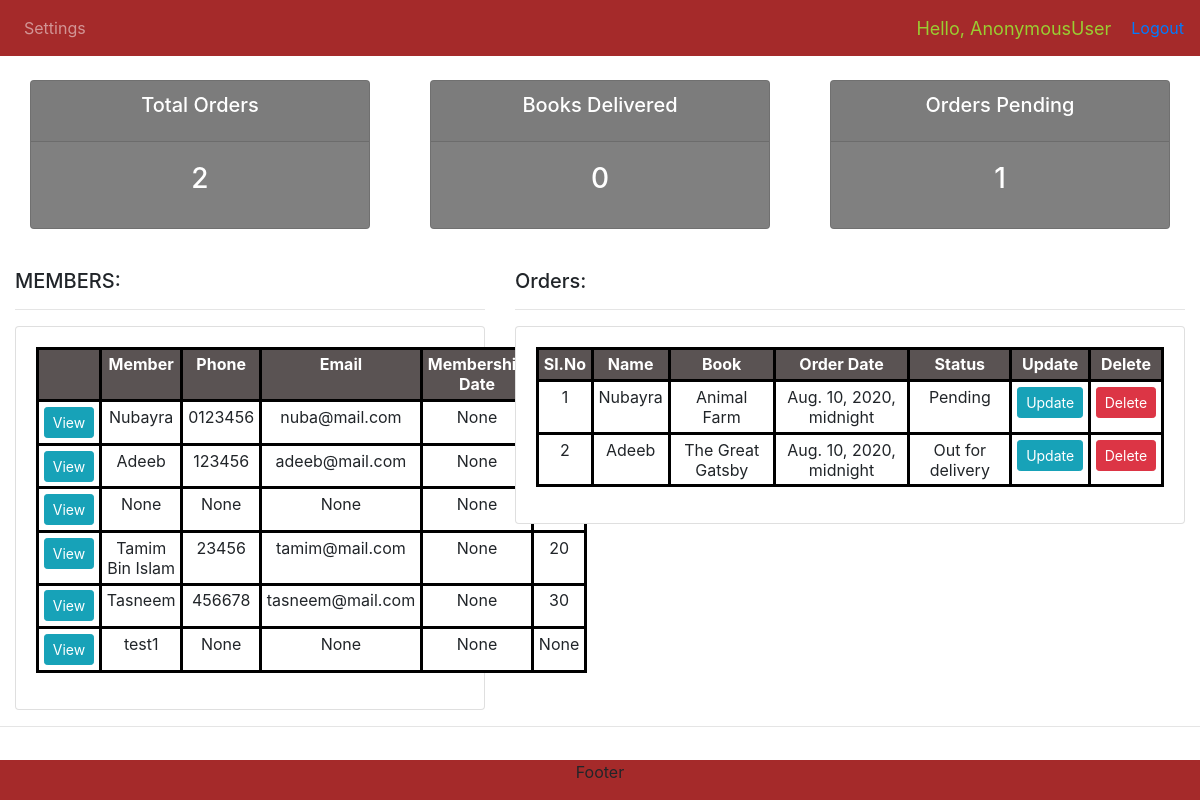
The app's page /, older data.
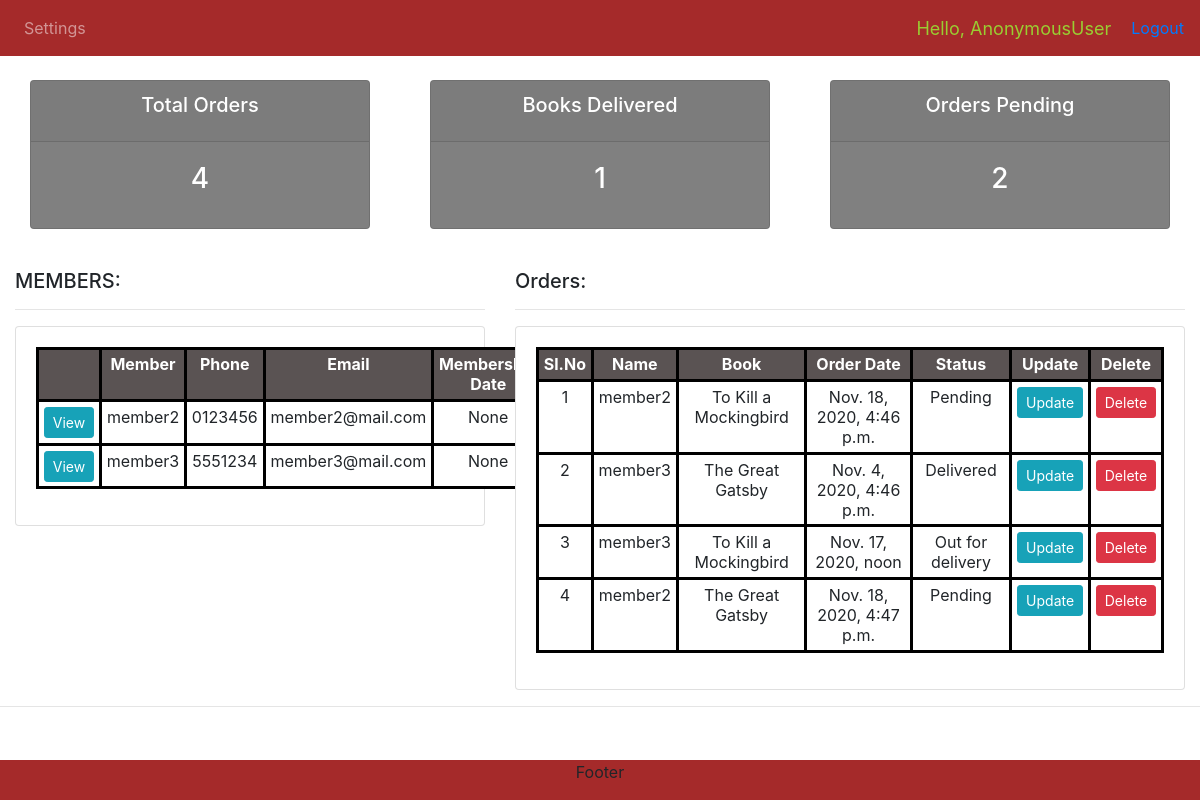
The same page, newer data.
### library/models.py (models this page shows, shortened)
class Member(models.Model):
    user = models.OneToOneField(
        User, blank=True, null=True, on_delete=models.CASCADE)
    name = models.CharField(max_length=200, null=True)
    phone = models.CharField(max_length=200, null=True)
    email = models.CharField(max_length=200, null=True)
    date_of_membership = models.DateTimeField(
        auto_now=False, null=True)
    age = models.CharField(max_length=200, null=True)
    profile_pic = models.ImageField(
        default="profile1.png", null=True, blank=True)

class BookOrder(models.Model):
    STATUS = (
        ('Pending', 'Pending'),
        ('Out for delivery', 'Out for delivery'),
        ('Delivered', 'Delivered'),
    )
    member = models.ForeignKey(Member, null=True, on_delete=models.SET_NULL)
    book = models.ForeignKey(Book, null=True, on_delete=models.SET_NULL)
    order_date = models.DateTimeField(auto_now=True, null=True)
    status = models.CharField(max_length=200, null=True, choices=STATUS)

class Book(models.Model):
    GENRE = (
            ('Science Fiction', 'Science Fiction'),
            ('Thriller', 'Thriller'),
            ('Biography', 'Biography'),
            ('Fable', 'Fable'),
            ('Literature', 'Literature'),
            ('History', 'History'),
    )
    name = models.CharField(max_length=200, null=True)
    description = models.CharField(max_length=200, null=True)
    author = models.CharField(max_length=200, null=True)
    genre = models.CharField(max_length=200, null=True, choices=GENRE)
    ageGroup = models.CharField(max_length=200, null=True)
    bookCopies = models.CharField(max_length=200, null=True)
    date_published = models.DateTimeField(
        auto_now=True, max_length=200, null=True)
    date_of_keeping = models.DateTimeField(
        auto_now=True, max_length=200, null=True)

### library/views.py (the view)
# urls.py: path('', views.home, name="home"),
def home(request):
    books = Book.objects.all()
    members = Member.objects.all()
    orders = BookOrder.objects.all()
    total_orders = orders.count()
    delivered = orders.filter(status='Delivered').count()
    pending = orders.filter(status='Pending').count()
    context = {'books': books, 'members': members, 'orders': orders,
               'total_orders': total_orders, 'delivered': delivered,
               'pending': pending}
    return render(request, 'library/dashboard.html', context)

### library/templates/library/dashboard.html (shortened to what this page needs)
{% extends 'library/main.html' %}
{% block content %}
{% include 'library/status.html' %}
  <br>
  <div class="row">
    <div class="col-md-5">
      <h5>MEMBERS:</h5>
      <hr>
      <div class="card card-body">
        <table class="table table-sm">
          <tr>
            <th></th>
            <th>Member</th>
            <th>Phone</th>
            <th>Email</th>
            <th>Membership Date</th>
            <th>Age</th>
          </tr>
          {% for member in members %}
              <tr>
              <td><a class="btn btn-sm btn-info"
                  href="{% url 'member' member.id %}">View</a></td>
              <td>{{member.name}}</td>
              <td>{{member.phone}}</td>
              <td>{{member.email}}</td>
              <td>{{member.date_of_membership}}</td>
              <td>{{member.age}}</td>
            </tr>
          {% endfor %}
        </table>
      </div>
    </div>
    <div class="col-md-7">
      <h5>Orders:</h5>
      <hr>
      <div class="card card-body">
        <table class="table table-sm">
          <tr>
            <th>Sl.No</th>
            <th>Name</th>
            <th>Book</th>
            <th>Order Date</th>
            <th>Status</th>
            <th>Update</th>
            <th>Delete</th>
          </tr>
          {% for order in orders %}
              <tr>
              <td>{{order.id}}</td>
              <td>{{order.member.name}}</td>
              <td>{{order.book.name}}</td>
              <td>{{order.order_date}}</td>
              <td>{{order.status}}</td>
              <td><a class="btn btn-sm btn-info"
                href="{% url 'update_order' order.id %}">Update</a></td>
             <td><a class="btn btn-sm btn-danger"
                href="{% url 'delete_order' order.id %}">Delete</a></td>
            </tr>
          {% endfor %}
        </table>
      </div>
    </div>
</div>
{% endblock %}

### library/templates/library/main.html (shortened to what this page needs)
{% load static %}
<html>
<head>
    <link rel="stylesheet" href="https://maxcdn.bootstrapcdn.com/bootstrap/4.0.0/css/bootstrap.min.css"
>
    <link rel="stylesheet" type="text/css" href="{% static '/css/main.css' %}">
</head>
<body>
    {%  include 'library/navbar.html' %}
    <div class="container-fluid">
        {% block content %}
        {% endblock %}
    </div>
    <hr>
    <div class="footer">
        <p>Footer</p>
    </div>
</body>
</html>

### library/templates/library/navbar.html (shortened to what this page needs)
{% load static %}
<nav class="navbar navbar-expand-lg navbar-dark">
  <div class="collapse navbar-collapse" id="navbarNavAltMarkup" >
    <div class="navbar-nav">
      {% if request.user.is_staff %}
      <a class="nav-item nav-link active" href="{% url 'home' %}">Home<span class="sr-only">(current)</span></a>
      <li class="nav-item dropdown">
        <a class="nav-link dropdown-toggle" href="" id="navbarDropdown" role="button" data-toggle="dropdown" aria-haspopup="true" aria-expanded="false">
          Books
        </a>
        <div class="dropdown-menu" aria-labelledby="navbarDropdown">
          <a class="dropdown-item" href="{% url 'book' %}">Display Books</a>
          <div class="dropdown-divider"></div>
          <a class="dropdown-item" href="{% url 'upload_pdf' %}">Upload Pdf</a>
          <div class="dropdown-divider"></div>
          <a class="dropdown-item" href="{% url 'display_pdf' %}">Display Pdf</a>
        </div>
      </li>
      <li class="nav-item dropdown">
        <a class="nav-link dropdown-toggle" href="" id="navbarDropdown" role="button" data-toggle="dropdown" aria-haspopup="true" aria-expanded="false">
          Members
        </a>
        <div class="dropdown-menu" aria-labelledby="navbarDropdown">
          <a class="dropdown-item" href="{% url 'create_member' %}">Add Members</a>
        </div>
      </li>
      {% else %}
      <a class="nav-item nav-link" href="{% url 'account' %}">Settings</a>
      {% endif %}
    </div>
  </div>
  <span class="logout">Hello, {{request.user}} </span>
  <span class="hello-msg"><a href="{% url 'logout' %}">Logout</a></span>
</nav>

### library/templates/library/status.html
<br>
<div class="row">
	<div class="col">
		<div class="col-md">
			<div class="card text-center text-white  mb-3" id="total-issues">
			  	<div class="card-header">
			  		<h5 class="card-title">Total Orders</h5>
			  	</div>
			  	<div class="card-body">
			    	<h3 class="card-title">{{total_orders}}</h3>
			  	</div>
			</div>
		</div>
	</div>
	<div class="col">
		<div class="col-md">
			<div class="card text-center text-white  mb-3" id="total-returned">
			  	<div class="card-header">
			  		<h5 class="card-title">Books Delivered</h5>
			  	</div>
			  	<div class="card-body">
			    	<h3 class="card-title">{{delivered}}</h3>
			  	</div>
			</div>
		</div>
	</div>
	<div class="col">
		<div class="col-md">
			<div class="card text-center text-white  mb-3" id="books-pending">
			  	<div class="card-header">
			  		<h5 class="card-title">Orders Pending</h5>
			  	</div>
			  	<div class="card-body">
			    	<h3 class="card-title">{{pending}}</h3>
			  	</div>
			</div>
		</div>
	</div>
</div>

### static/css/main.css (style rules this page uses)
.footer { position: fixed; left: 0; bottom: 0; width: 100%; background-color: brown; color: black(158, 157, 157); text-align: center; font-size: 16px; }
table, td, th { border: 3px solid black; padding: 0.5rem; }
td, th { text-align: center; background-color: white; }
th { background-color: rgb(90, 83, 83); color: white; }
body { background-color: white; }
#total-issues { background-color: gray; }
#total-returned { background-color: gray; }
#books-pending { background-color: gray; }

### library/templates/library/navbar.html (style rules this page uses)
nav { background-color: brown; }
.logout { font-size: 18px; color: yellowgreen; margin-right: 20px; }

Row changes from the older to the newer data that the page shows:
removed Member: name "None", phone "None", email "None", date_of_membership "None"
removed Member: name "Tamim Bin Islam", phone "23456", email "tamim@mail.com", date_of_membership "None", age "20"
removed Member: name "Tasneem", phone "456678", email "tasneem@mail.com", date_of_membership "None", age "30"
removed Member: name "test1", phone "None", email "None", date_of_membership "None", age "None"
changed Member: name "Nubayra" → "member2"; email "nuba@mail.com" → "member2@mail.com"
changed Member: name "Adeeb" → "member3"; phone "123456" → "5551234"; email "adeeb@mail.com" → "member3@mail.com"
changed BookOrder id 1: member.name "Nubayra" → "member2"; book.name "Animal Farm" → "To Kill a Mockingbird"; order_date "Aug. 10, 2020, midnight" → "Nov. 18, 2020, 4:46 p.m."
changed BookOrder id 2: member.name "Adeeb" → "member3"; order_date "Aug. 10, 2020, midnight" → "Nov. 4, 2020, 4:46 p.m."; status "Out for delivery" → "Delivered"
added BookOrder: id "3", member.name "member3", book.name "To Kill a Mockingbird", order_date "Nov. 17, 2020, noon", status "Out for delivery"
added BookOrder: id "4", member.name "member2", book.name "The Great Gatsby", order_date "Nov. 18, 2020, 4:47 p.m.", status "Pending"
Text that changed along with them:
{{ total_orders }}: "2" → "4"
{{ delivered }}: "0" → "1"
{{ pending }}: "1" → "2"
